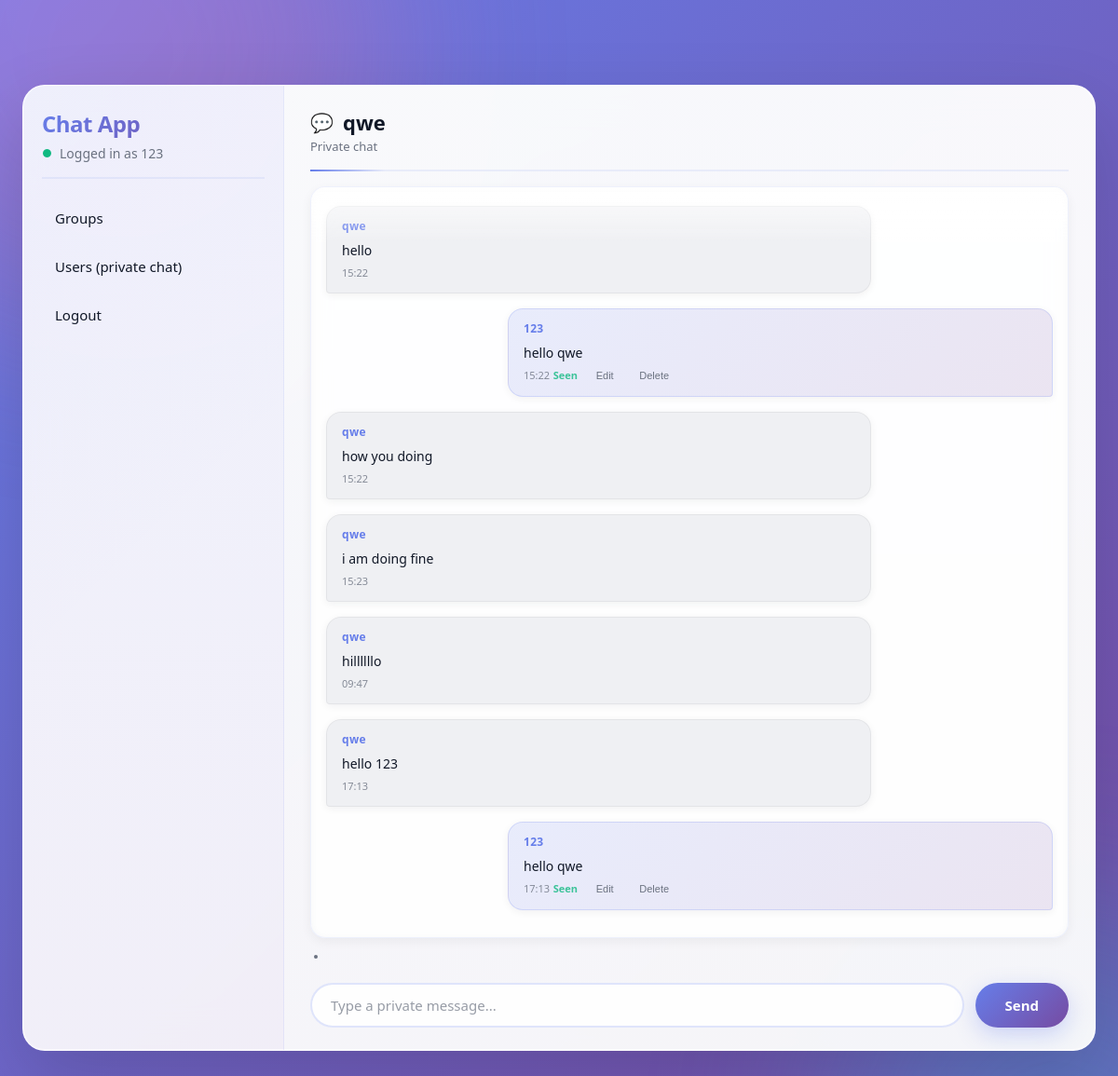
The page /private/1 (signed in) on the database its author committed.
### app.py (models this page shows, shortened)
class User(UserMixin, db.Model):
    id = db.Column(db.Integer, primary_key=True)
    username = db.Column(db.String(50), unique=True, nullable=False)
    password_hash = db.Column(db.String(128), nullable=False)

class Message(db.Model):
    id = db.Column(db.Integer, primary_key=True)
    content = db.Column(db.Text, nullable=False)
    timestamp = db.Column(db.DateTime, default=lambda: datetime.now(UTC))
    edited_at = db.Column(db.DateTime, nullable=True)
    seen_by_receiver = db.Column(db.Boolean, default=False)
    seen_at = db.Column(db.DateTime, nullable=True)
    user_id = db.Column(db.Integer, db.ForeignKey('user.id'), nullable=False)
    room_id = db.Column(db.Integer, db.ForeignKey('room.id'), nullable=True)
    conversation_id = db.Column(db.Integer, db.ForeignKey('conversation.id'), nullable=True)
    user = db.relationship('User', backref='messages')
    room = db.relationship('Room', backref='messages')

### app.py (the view)
@app.route('/private/<int:user_id>')
@login_required
def private_chat(user_id):
    other = User.query.get_or_404(user_id)
    conv = get_or_create_conversation(current_user.id, other.id)
    messages = (Message.query
                .filter_by(conversation_id=conv.id)
                .order_by(Message.timestamp)
                .all())
    return render_template('private.html',
                           conversation=conv,
                           other=other,
                           messages=messages)

### app.py (called while the page is built, shortened)
@login_manager.user_loader
def load_user(user_id):
    return User.query.get(int(user_id))

def get_or_create_conversation(user1_id, user2_id):
    convs = (Conversation.query
             .join(ConversationMember)
             .filter(ConversationMember.user_id.in_([user1_id, user2_id]))
             .all())
    for c in convs:
        member_ids = [m.user_id for m in c.members]
        if set(member_ids) == {user1_id, user2_id}:
            return c

### templates/private.html (shortened to what this page needs)
<!DOCTYPE html>
<html>
<head>
</head>
<body>
  <div class="app-shell">
    <div class="app-card">
      <aside class="app-sidebar">
        <div class="app-sidebar-header">
          <div class="app-sidebar-title">Chat App</div>
          <div class="app-sidebar-user">Logged in as {{ current_user.username }}</div>
        </div>
        <div class="app-sidebar-nav">
          <a href="{{ url_for('rooms') }}">Groups</a>
          <a href="{{ url_for('users') }}">Users (private chat)</a>
          <a href="{{ url_for('logout') }}">Logout</a>
        </div>
      </aside>
      <main class="app-main">
        <div class="app-main-header">
          <div>
            <div class="app-main-title">{{ other.username }}</div>
            <div class="app-main-subtitle">Private chat</div>
          </div>
        </div>
        <div class="chat-layout">
          <div class="chat-column">
            <div id="chat-box" class="chat-box">
              {% for msg in messages %}
                <div class="message {% if msg.user_id == current_user.id %}own{% endif %}"
                     data-id="{{ msg.id }}">
                  <strong>{{ msg.user.username }}</strong>
                  <span class="text">
                    {{ msg.content }}
                  </span>
                  <small>{{ msg.timestamp.strftime('%H:%M') }}</small>
                  {% if msg.user_id == current_user.id and msg.seen_by_receiver %}
                    <small class="receipt">Seen</small>
                  {% endif %}
                  {% if msg.user_id == current_user.id %}
                    <button class="edit-btn">Edit</button>
                    <button class="delete-btn">Delete</button>
                  {% endif %}
                </div>
              {% endfor %}
            </div>
            <div id="typing-indicator"></div>
            <form id="chat-form" class="chat-input-row">
              <input type="text" id="message-input" autocomplete="off"
                     placeholder="Type a private message...">
              <button type="submit">Send</button>
            </form>
          </div>
        </div>
      </main>
    </div>
  </div>
</body>
</html>

### rows shown on the page
User: username "123"
User: username "qwe"
Message: user.username "qwe", content "hello", timestamp "15:22"
Message: user.username "123", content "hello qwe", timestamp "15:22", seen_by_receiver "Seen", shows "Edit"
Message: user.username "qwe", content "how you doing", timestamp "15:22"
Message: user.username "qwe", content "i am doing fine", timestamp "15:23"
Message: user.username "qwe", content "hillllllo", timestamp "09:47"
Message: user.username "qwe", content "hello 123", timestamp "17:13"
Message: user.username "123", content "hello qwe", timestamp "17:13", seen_by_receiver "Seen", shows "Edit"
